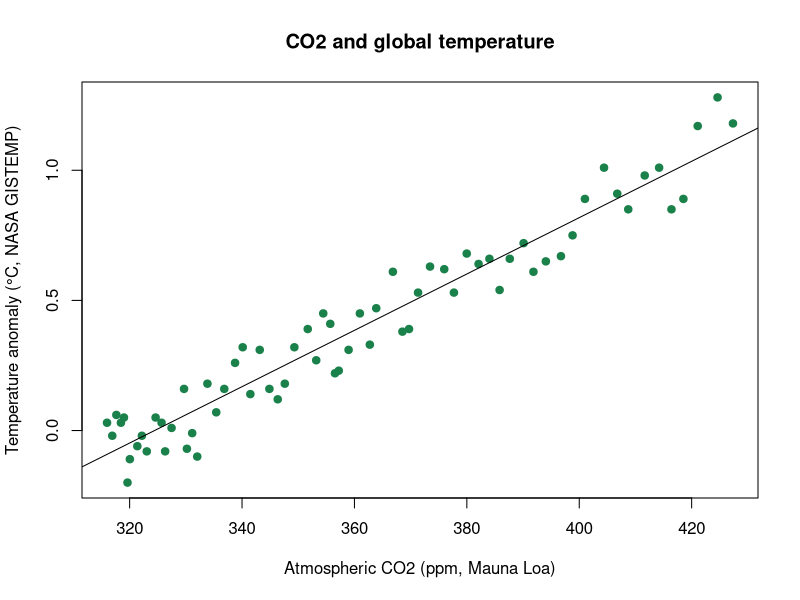

This figure's R source:
# Supporting statistics for CO2 and global temperature, using base R only.
# train_models.py writes co2_temperature.csv, so run that first.
# Open this folder in RStudio, or run:  Rscript correlation_analysis.R
#
# Pearson r should match the ML page: about 0.967 on raw values (n = 67) and
# about 0.316 on year-to-year changes (n = 66).

climate <- read.csv("co2_temperature.csv")
output <- "r_results.txt"
sink(output, split = TRUE)

cat("Years:", min(climate$year), "to", max(climate$year), "\n\n")

cat("--- Raw yearly values ---\n")
print(cor.test(climate$co2, climate$anomaly, method = "pearson"))
print(cor.test(climate$co2, climate$anomaly, method = "spearman", exact = FALSE))

cat("--- Year-to-year changes (removes the shared long-term rise) ---\n")
co2_change <- diff(climate$co2)
anomaly_change <- diff(climate$anomaly)
print(cor.test(co2_change, anomaly_change, method = "pearson"))
print(cor.test(co2_change, anomaly_change, method = "spearman", exact = FALSE))

cat("--- Straight-line fit of temperature anomaly on CO2 ---\n")
fit <- lm(anomaly ~ co2, data = climate)
print(summary(fit))
print(confint(fit))

# Durbin-Watson near 2 means leftover errors are unrelated from year to year.
# Well below 2 means the p-values above look stronger than they really are.
errors <- residuals(fit)
durbin_watson <- sum(diff(errors)^2) / sum(errors^2)
cat("Durbin-Watson:", round(durbin_watson, 3), "\n")

sink()

png("co2_temperature.png", width = 900, height = 600)
plot(climate$co2, climate$anomaly, pch = 19, col = "#1a814a",
     xlab = "Atmospheric CO2 (ppm, Mauna Loa)", ylab = "Temperature anomaly (°C, NASA GISTEMP)",
     main = "CO2 and global temperature")
abline(fit)
dev.off()

cat("Results saved to", output, "and co2_temperature.png\n")
